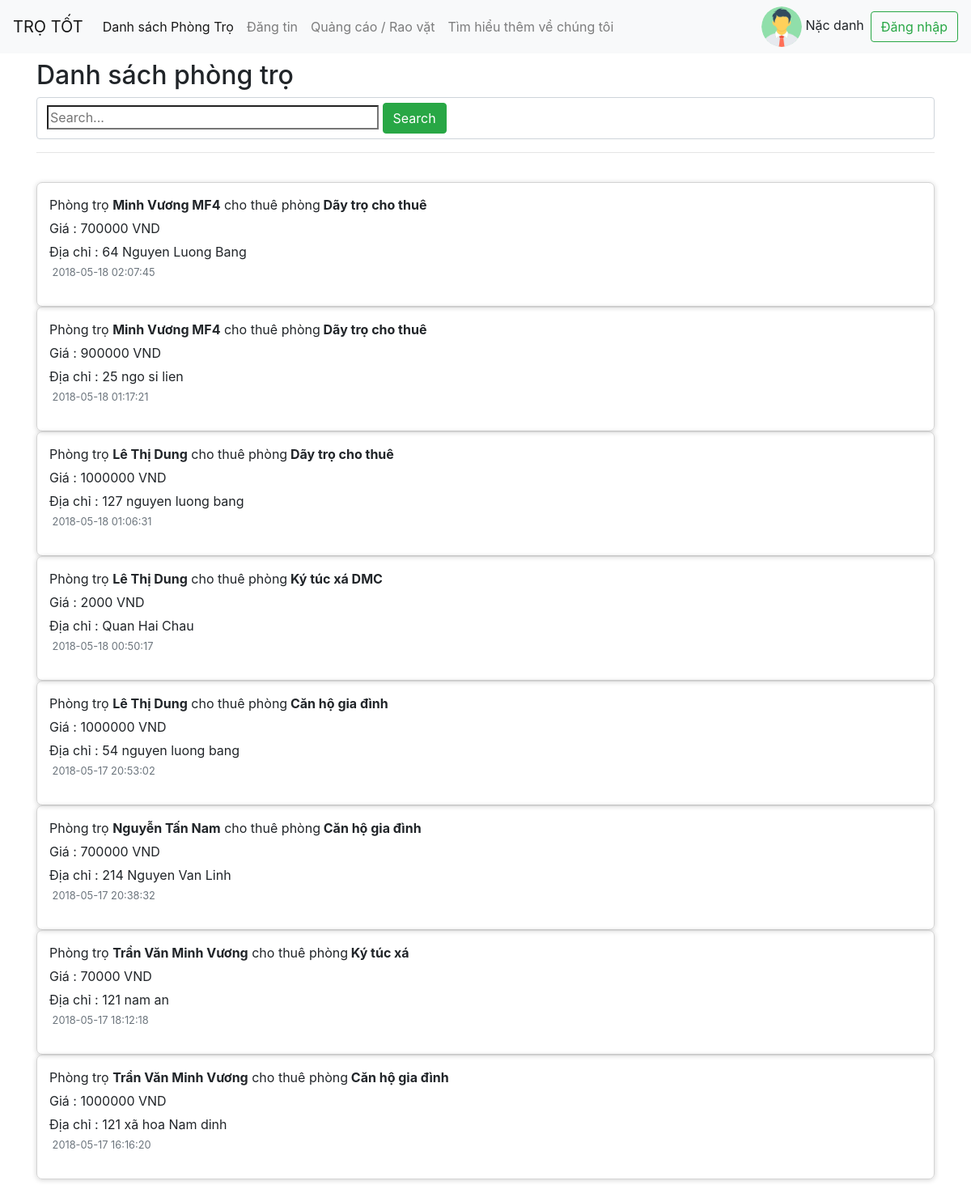
Screenshot of /webtrotot/ScreenListPhongTro.php with the database file from the repository.
### tables this page shows
CREATE TABLE `post_rooms` (
  `id` int(10) UNSIGNED NOT NULL,
  `user_id` int(10) UNSIGNED NOT NULL,
  `address` varchar(255) NOT NULL,
  `phone` varchar(255) NOT NULL,
  `acreage` int(10) UNSIGNED NOT NULL,
  `electric_bill` int(10) UNSIGNED NOT NULL,
  `water_bill` int(10) UNSIGNED NOT NULL,
  `description` longtext,
  `created_at` timestamp NULL DEFAULT NULL,
  `updated_at` timestamp NULL DEFAULT NULL,
  `rate` int(11) NOT NULL,
  `longitude` varchar(255) NOT NULL,
  `latitude` varchar(255) NOT NULL,
  `type` varchar(50) NOT NULL,
  `roomname` varchar(50) NOT NULL
);

CREATE TABLE `users` (
  `id` int(10) UNSIGNED NOT NULL,
  `name` varchar(191) NOT NULL,
  `username` varchar(191) NOT NULL,
  `address` varchar(191) DEFAULT NULL,
  `phone` varchar(191) DEFAULT NULL,
  `image` varchar(191) DEFAULT NULL,
  `email` varchar(191) NOT NULL,
  `password` varchar(191) NOT NULL,
  `created_at` timestamp NULL DEFAULT NULL
);

### webtrotot/ScreenListPhongTro.php (the view, shortened to what this page needs)
<?php
	include_once("db/db_connect.php");
	$sql="select post_rooms.id,gallery_post_rooms.path,post_rooms.address,users.name,type,post_rooms.rate,post_rooms.created_at from post_rooms inner join users on post_rooms.user_id=users.id inner join gallery_post_rooms on gallery_post_rooms.post_room_id=post_rooms.id order by created_at desc ";
	$result=mysqli_query($link,$sql);
 ?>
<!DOCTYPE html>
<html lang="en">
<head>
	<link rel="stylesheet" href="library\css\bootstrap.css">
    <link rel="stylesheet" href="library\customFrontEnd\ScreenListPhongTro.css">
	<link rel="stylesheet" href="library\js\bootstrap.js">
 	<link rel="stylesheet" href="library\fontawesome-free-5.0.13\web-fonts-with-css\css\fontawesome-all.css">
</head>
<body>
<nav class="navbar navbar-expand-lg navbar-light bg-light">
  <a class="navbar-brand" href="ScreenListPhongTro.php">TRỌ TỐT</a>
  <div class="collapse navbar-collapse" id="navbarSupportedContent">
    <ul class="navbar-nav mr-auto">
      <li class="nav-item active">
        <a class="nav-link" href="#">Danh sách Phòng Trọ <span class="sr-only">(current)</span></a>
      </li>
      <li class="nav-item">
        <a class="nav-link" href="#">Đăng tin</a>
      </li>
      <li class="nav-item">
        <a class="nav-link" href="#">Quảng cáo / Rao vặt</a>
      </li>
      <li class="nav-item">
        <a class="nav-link " href="#">Tìm hiểu thêm về chúng tôi</a>
      </li>
    </ul>
		<?php if(isset($_SESSION['username'])){ ?>
			<div class=" align-self-center mr-2" >
				<a href="ScreenQLPT_DanhSachBaiDang.php"><img src=<?php echo $row2['image'] ?> alt="Avatar" class="avatar"></a>
				<span class><?php echo $row2['name'] ?></span>
			</div>
			<form class="form-inline my-2 my-lg-0">
	      <button class="btn btn-outline-success my-2 my-sm-0" type="button" onclick="destroy()">Đăng xuất</button>
	    </form>
<?php }else{ ?>
<div class=" align-self-center mr-2">
	<img src="library/image/account.png" alt="Avatar" class="avatar">
	<span class>Nặc danh</span>
</div>
<form class="form-inline my-2 my-lg-0">
	<a href="login.php"><button class="btn btn-outline-success my-2 my-sm-0" type="button">Đăng nhập</button></a>
</form>
<?php } ?>
  </div>
</nav>
  <div  class="container mt-2" >
    <div class="page-header">
      <h2 id="timeline">Danh sách phòng trọ</h2>
			<div class="box">
  			<div class="form-control">
      <input type="search" id="search" placeholder="Search..." size="35" />
			<input type="button" value="Search" class="btn btn-success">
  			</div>
			</div>
      <hr>
    </div>
      <ul class="timeline" id="detail">
				<?php while($row=mysqli_fetch_assoc($result)){ ?>
        <li class= "timeline-inverted" id="itemList" onclick="clickItem(<?php echo $row['id'] ?>)">
          <div class="timeline-panel" >
            <div class="timeline-body">
              <p class="last mb-1">
              Phòng trọ <strong><?php echo $row['name'] ?></strong> cho thuê phòng<strong>&nbsp;<?php echo $row['type'] ?></strong></p>
              <p>
              <span>Giá :</span> <?php echo $row['rate'] ?> <span>VND</span>
              </p>
              <p>
								<span>Địa chỉ :</span> <?php echo $row['address'] ?>
              </p>
            </div>
            <div class="timeline-heading">
              <p><small class="text-muted"><i class="fa fa-clock-o"></i>&nbsp;<?php echo $row['created_at'] ?></small></p>
            </div>
          </div>
        </li>
				<?php } ?>
      </ul>
  </div>
</body>
</html>

### webtrotot/library/customFrontEnd/ScreenListPhongTro.css (style rules this page uses)
.timeline { list-style: none; padding: 20px 0; position: relative; }
.timeline > li { margin-bottom: auto; position: relative; }
.timeline > li:before, .timeline > li:after { content: " "; display: table; }
.timeline > li:after { clear: both; }
.timeline > li > .timeline-panel { // width: 90%; padding-left: 40px; //chu y 1 margin-left: 60px; border: 1px solid #d4d4d4; border-radius: 7px; padding: 20px; position: relative; padding: 15px; -webkit-box-shadow: 0 1px 6px rgba(0, 0, 0, 0.175); box-shadow: 0 1px 6px rgba(0, 0, 0, 0.175); }
.timeline > li.timeline-inverted > .timeline-panel:before { border-left-width: 0; border-right-width: 15px; left: -15px; right: auto; padding-bottom: 0; }
.timeline > li.timeline-inverted > .timeline-panel:after { border-left-width: 0; border-right-width: 14px; left: -14px; right: auto; }
.timeline-body > p, .timeline-body > ul { margin-bottom: 0; }
.timeline-body > p + p { margin-top: 5px; }
.avatar { vertical-align: middle; width: 50px; height: 50px; border-radius: 50%; }

### rows the page displays
post_rooms: user.name "Minh Vương MF4", type "Dãy trọ cho thuê", rate "700000", address "64 Nguyen Luong Bang", created_at "2018-05-18 02:07:45"
post_rooms: user.name "Minh Vương MF4", type "Dãy trọ cho thuê", rate "900000", address "25 ngo si lien", created_at "2018-05-18 01:17:21"
post_rooms: user.name "Lê Thị Dung", type "Dãy trọ cho thuê", rate "1000000", address "127 nguyen luong bang", created_at "2018-05-18 01:06:31"
post_rooms: user.name "Lê Thị Dung", type "Ký túc xá DMC", rate "2000", address "Quan Hai Chau", created_at "2018-05-18 00:50:17"
post_rooms: user.name "Lê Thị Dung", type "Căn hộ gia đình", rate "1000000", address "54 nguyen luong bang", created_at "2018-05-17 20:53:02"
post_rooms: user.name "Nguyễn Tấn Nam", type "Căn hộ gia đình", rate "700000", address "214 Nguyen Van Linh", created_at "2018-05-17 20:38:32"
post_rooms: user.name "Trần Văn Minh Vương", type "Ký túc xá", rate "70000", address "121 nam an", created_at "2018-05-17 18:12:18"
post_rooms: user.name "Trần Văn Minh Vương", type "Căn hộ gia đình", rate "1000000", address "121 xã hoa Nam dinh", created_at "2018-05-17 16:16:20"
